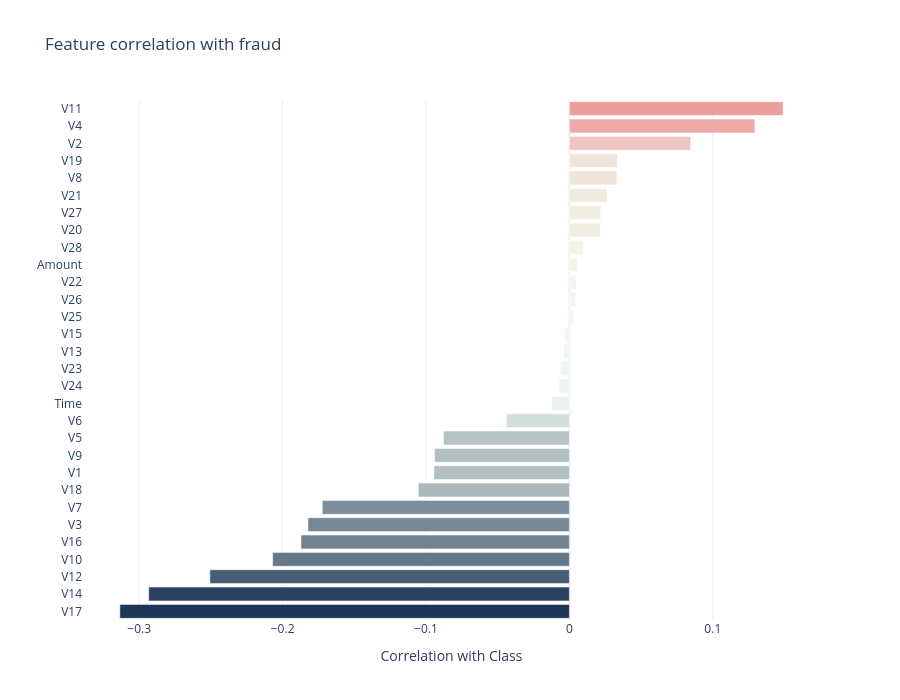

The cell this chart's notebook holds for it:
### Markdown cell above
Only **0.17%** of transactions are fraud (473 of 283,726). A model that always says "legitimate" would already be 99.83% accurate, so accuracy alone is misleading here. I use a **stratified** split and also look at precision and recall.

### Code cell
corr = cc.corr()["Class"].drop("Class").sort_values()
fig = px.bar(x=corr.values, y=corr.index, orientation="h", color=corr.values,
             color_continuous_scale=[LEGIT, "#f1faee", FRAUD], color_continuous_midpoint=0,
             labels={"x": "Correlation with Class", "y": ""}, title="Feature correlation with fraud")
fig.update_layout(height=700, coloraxis_showscale=False)
fig.show()

### Figure 1 — Plotly figure (JSON) as saved in the notebook; plotly's stock layout.template omitted (floating-point values rounded to 4 significant figures)
{"data": [{"hovertemplate": "Correlation with Class=%{x}<br>=%{y}<br>color=%{marker.color}<extra></extra>", "legendgroup": "", "marker": {"color": [-0.3135, -0.2934, -0.2507, -0.207, -0.1872, -0.1823, -0.1723, -0.1053, -0.09449, -0.09402, -0.08781, -0.04392, -0.01236, -0.00721, -0.006333, -0.003897, -0.0033, 0.003202, 0.004265, 0.004887, 0.005777, 0.009682, 0.02149, 0.02189, 0.02636, 0.03307, 0.03363, 0.08462, 0.1293, 0.1491], "coloraxis": "coloraxis", "pattern": {"shape": ""}}, "name": "", "orientation": "h", "showlegend": false, "textposition": "auto", "type": "bar", "x": [-0.3135, -0.2934, -0.2507, -0.207, -0.1872, -0.1823, -0.1723, -0.1053, -0.09449, -0.09402, -0.08781, -0.04392, -0.01236, -0.00721, -0.006333, -0.003897, -0.0033, 0.003202, 0.004265, 0.004887, 0.005777, 0.009682, 0.02149, 0.02189, 0.02636, 0.03307, 0.03363, 0.08462, 0.1293, 0.1491], "xaxis": "x", "y": ["V17", "V14", "V12", "V10", "V16", "V3", "V7", "V18", "V1", "V9", "V5", "V6", "Time", "V24", "V23", "V13", "V15", "V25", "V26", "V22", "Amount", "V28", "V20", "V27", "V21", "V8", "V19", "V2", "V4", "V11"], "yaxis": "y"}], "layout": {"barmode": "relative", "coloraxis": {"cmid": 0, "colorbar": {"title": {"text": "color"}}, "colorscale": [[0, "#1d3557"], [0.5, "#f1faee"], [1, "#e63946"]], "showscale": false}, "height": 700, "legend": {"tracegroupgap": 0}, "title": {"text": "Feature correlation with fraud"}, "xaxis": {"anchor": "y", "domain": [0, 1], "title": {"text": "Correlation with Class"}}, "yaxis": {"anchor": "x", "domain": [0, 1], "title": {"text": ""}}}}
